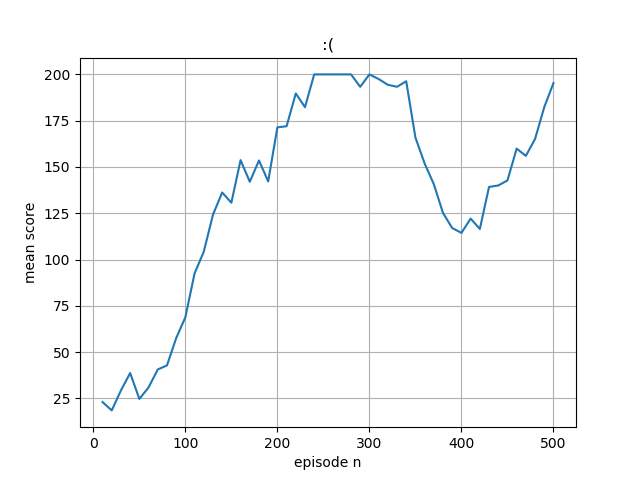

Here is the Python script that generated this plot:
import numpy as np
import gym
import sys
import tensorflow as tf 
import matplotlib
import matplotlib.pyplot as plt
model = tf.keras.models.Sequential([
  tf.keras.layers.Dense(128,input_shape=(1,4),activation='relu'),
  tf.keras.layers.Dense(2, activation='softmax')
])

optimizer = tf.keras.optimizers.Adam(learning_rate = 0.01)
model.summary()
episode_n=[]
mean_score=[]
def update_policy():
 print(len(replay_buffer))
 # exit()
 losses=[]
 losses2=[]
 with tf.GradientTape(persistent=True) as tape:
  for x in replay_buffer:
   for state,action,reward in x:
     logits = model(state)
     # if(action==0):
     #   loss = compute_loss([[1,0]], logits)
     # else:
     #   loss = compute_loss([[0,1]], logits)
     losses.append(-tf.math.log(tf.gather(tf.squeeze(logits),tf.convert_to_tensor(action)))*reward)

  losses=tf.math.reduce_sum(losses)
  losses/=batch_size
  # print(losses2)
  # losses=tf.math.reduce_sum(losses,losses2)
 grads = tape.gradient(losses, model.trainable_variables)
 optimizer.apply_gradients(zip(grads, model.trainable_variables))
 # print(grads)
 # exit()

def discount_normalize_rewards(r, gamma = 0.99):
    discounted_r = np.zeros_like(r)
    running_add = 0
    for t in reversed(range(0, r.size)):
        running_add = running_add * gamma + r[t]
        discounted_r[t] = running_add
        # print(discounted_r)
    discounted_r -= np.mean(discounted_r)
    discounted_r /= np.std(discounted_r)
    return discounted_r
env = gym.make('CartPole-v0')
env.seed(1)
#env._max_episode_steps = 1000
episodes = 500
batch_size = 10
score=0
replay_buffer=[]
for e in range(episodes):
  
  state = env.reset()
  
  episode_memory = []
  episode_score = 0
  done = False 
  while not done:
    state = state.reshape([1,4])
    logits = model(state)
    # print(logits)
    # print(state)
    # state = state.reshape([1,1,4])
    # print(state)
    # state=[[[ 0.03073904,0.00145001,-0.03088818,-0.03131252]],[[ 0.03073904,0.00145001,-0.03088818,-0.03131252]]]
    # print(np.array(state).shape)
    # print(model.predict(np.array(state),2))
    # exit()
    a_dist = logits.numpy()
    # Choose random action with p = action 
    a = np.random.choice(a_dist[0],p=a_dist[0])
    a, = np.where(a_dist[0] == a)
    a=a[0]
    #need numpy int64
    # if(a==0):
    # 	loss = compute_loss([[1,0]], logits)
    # else:
    # 	loss = compute_loss([[0,1]], logits)
    # make the choosen action 
    next_state, reward, done, _ = env.step(a)
    episode_score +=reward
    episode_memory.append([state,a,reward])
    state=next_state
  episode_memory=np.array(episode_memory)
  episode_memory[:,2] = discount_normalize_rewards(episode_memory[:,2])
  replay_buffer.append(episode_memory)
  score+=episode_score

  print("Episode  {}  Score  {}".format(e+1, episode_score))
  if (e+1) % batch_size == 0:
    episode_n.append(e+1)
    mean_score.append(score/batch_size)
    print("Episode  mean  score  {}".format(score/batch_size))
    update_policy()
    replay_buffer=[]
    score=0
    print("==Policy Updated==")

fig, ax = plt.subplots()
ax.plot(episode_n, mean_score)
ax.set(xlabel='episode n', ylabel='mean score',title=':(')
ax.grid()
fig.savefig("test2.png")
plt.show()
  
